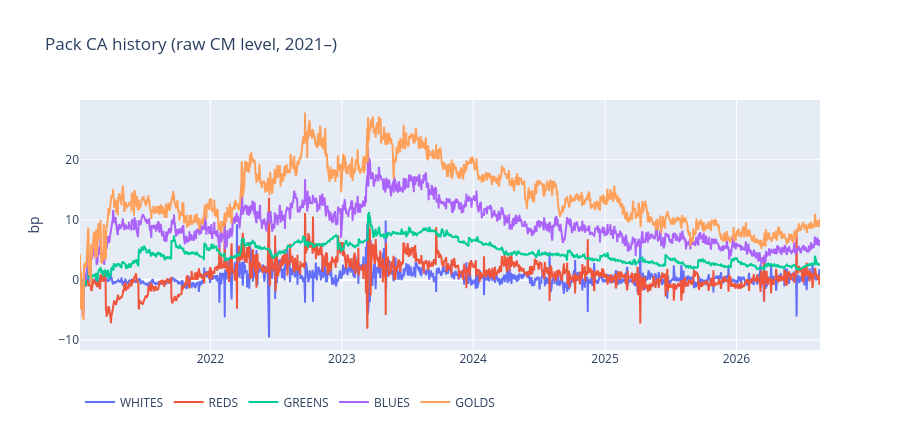

Notebook code cell kept with this figure:
### Code cell
fig = go.Figure()
for lab in COLOURS:
    fig.add_trace(go.Scatter(x=ca_raw[lab].index, y=ca_raw[lab].to_numpy(),
                             name=lab, mode="lines"))
fig.update_layout(title="Pack CA history (raw CM level, 2021–)",
                  yaxis_title="bp", height=430,
                  legend={"orientation": "h", "y": -0.15})
fig.show()

### Figure 1 — Plotly figure (JSON) as saved in the notebook; plotly's stock layout.template omitted (floating-point values rounded to 4 significant figures; data arrays with more than 128 entries replaced by an {"elided": "..."} marker saying what was removed)
{"data": [{"mode": "lines", "name": "WHITES", "type": "scatter", "x": {"elided": "1409 str values"}, "y": {"elided": "1409 float values"}}, {"mode": "lines", "name": "REDS", "type": "scatter", "x": {"elided": "1409 str values"}, "y": {"elided": "1409 float values"}}, {"mode": "lines", "name": "GREENS", "type": "scatter", "x": {"elided": "1409 str values"}, "y": {"elided": "1409 float values"}}, {"mode": "lines", "name": "BLUES", "type": "scatter", "x": {"elided": "1409 str values"}, "y": {"elided": "1409 float values"}}, {"mode": "lines", "name": "GOLDS", "type": "scatter", "x": {"elided": "1409 str values"}, "y": {"elided": "1409 float values"}}], "layout": {"height": 430, "legend": {"orientation": "h", "y": -0.15}, "title": {"text": "Pack CA history (raw CM level, 2021–)"}, "yaxis": {"title": {"text": "bp"}}}}
